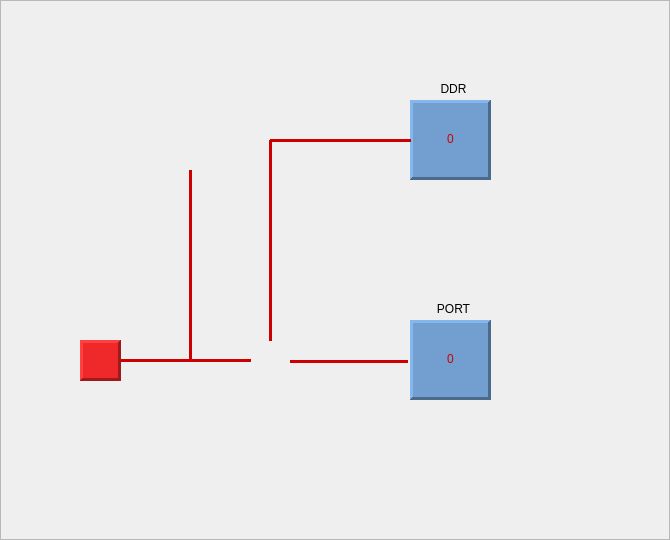
<?xml version="1.0" encoding="UTF-8"?>
<ui version="4.0">
 <class>Frame</class>
 <widget class="QFrame" name="Frame">
  <property name="geometry">
   <rect>
    <x>0</x>
    <y>0</y>
    <width>670</width>
    <height>540</height>
   </rect>
  </property>
  <property name="windowTitle">
   <string>Frame</string>
  </property>
  <property name="styleSheet">
   <string notr="true">color: rgb(204, 0, 0);</string>
  </property>
  <property name="frameShape">
   <enum>QFrame::StyledPanel</enum>
  </property>
  <property name="frameShadow">
   <enum>QFrame::Raised</enum>
  </property>
  <widget class="QFrame" name="ddrRegisterFrame">
   <property name="geometry">
    <rect>
     <x>410</x>
     <y>100</y>
     <width>81</width>
     <height>80</height>
    </rect>
   </property>
   <property name="autoFillBackground">
    <bool>false</bool>
   </property>
   <property name="styleSheet">
    <string notr="true">background-color: rgb(114, 159, 207);</string>
   </property>
   <property name="frameShape">
    <enum>QFrame::Panel</enum>
   </property>
   <property name="frameShadow">
    <enum>QFrame::Raised</enum>
   </property>
   <property name="lineWidth">
    <number>3</number>
   </property>
   <widget class="QLabel" name="ddrValueLabel">
    <property name="geometry">
     <rect>
      <x>20</x>
      <y>30</y>
      <width>41</width>
      <height>17</height>
     </rect>
    </property>
    <property name="text">
     <string>0</string>
    </property>
    <property name="alignment">
     <set>Qt::AlignCenter</set>
    </property>
   </widget>
  </widget>
  <widget class="QFrame" name="portRegisterFrame">
   <property name="geometry">
    <rect>
     <x>410</x>
     <y>320</y>
     <width>81</width>
     <height>80</height>
    </rect>
   </property>
   <property name="styleSheet">
    <string notr="true">background-color: rgb(114, 159, 207);</string>
   </property>
   <property name="frameShape">
    <enum>QFrame::Panel</enum>
   </property>
   <property name="frameShadow">
    <enum>QFrame::Raised</enum>
   </property>
   <property name="lineWidth">
    <number>3</number>
   </property>
   <widget class="QLabel" name="portValueLabel">
    <property name="geometry">
     <rect>
      <x>20</x>
      <y>30</y>
      <width>41</width>
      <height>17</height>
     </rect>
    </property>
    <property name="text">
     <string>0</string>
    </property>
    <property name="alignment">
     <set>Qt::AlignCenter</set>
    </property>
   </widget>
  </widget>
  <widget class="Line" name="portLine">
   <property name="geometry">
    <rect>
     <x>290</x>
     <y>360</y>
     <width>118</width>
     <height>3</height>
    </rect>
   </property>
   <property name="frameShadow">
    <enum>QFrame::Plain</enum>
   </property>
   <property name="lineWidth">
    <number>3</number>
   </property>
   <property name="orientation">
    <enum>Qt::Horizontal</enum>
   </property>
  </widget>
  <widget class="Line" name="ddrLine1">
   <property name="geometry">
    <rect>
     <x>270</x>
     <y>130</y>
     <width>141</width>
     <height>20</height>
    </rect>
   </property>
   <property name="frameShadow">
    <enum>QFrame::Plain</enum>
   </property>
   <property name="lineWidth">
    <number>3</number>
   </property>
   <property name="orientation">
    <enum>Qt::Horizontal</enum>
   </property>
  </widget>
  <widget class="Line" name="ddrLine2">
   <property name="geometry">
    <rect>
     <x>260</x>
     <y>140</y>
     <width>20</width>
     <height>201</height>
    </rect>
   </property>
   <property name="frameShadow">
    <enum>QFrame::Plain</enum>
   </property>
   <property name="lineWidth">
    <number>3</number>
   </property>
   <property name="orientation">
    <enum>Qt::Vertical</enum>
   </property>
  </widget>
  <widget class="Line" name="pinLine">
   <property name="geometry">
    <rect>
     <x>120</x>
     <y>350</y>
     <width>131</width>
     <height>21</height>
    </rect>
   </property>
   <property name="frameShadow">
    <enum>QFrame::Plain</enum>
   </property>
   <property name="lineWidth">
    <number>3</number>
   </property>
   <property name="orientation">
    <enum>Qt::Horizontal</enum>
   </property>
  </widget>
  <widget class="QFrame" name="pinOutputFrame">
   <property name="geometry">
    <rect>
     <x>80</x>
     <y>340</y>
     <width>41</width>
     <height>41</height>
    </rect>
   </property>
   <property name="styleSheet">
    <string notr="true">background-color: rgb(239, 41, 41);</string>
   </property>
   <property name="frameShape">
    <enum>QFrame::Panel</enum>
   </property>
   <property name="frameShadow">
    <enum>QFrame::Raised</enum>
   </property>
   <property name="lineWidth">
    <number>3</number>
   </property>
  </widget>
  <widget class="Line" name="pullupLine">
   <property name="geometry">
    <rect>
     <x>180</x>
     <y>170</y>
     <width>20</width>
     <height>191</height>
    </rect>
   </property>
   <property name="styleSheet">
    <string notr="true"/>
   </property>
   <property name="frameShadow">
    <enum>QFrame::Plain</enum>
   </property>
   <property name="lineWidth">
    <number>3</number>
   </property>
   <property name="orientation">
    <enum>Qt::Vertical</enum>
   </property>
  </widget>
  <widget class="QLabel" name="ddrLabel">
   <property name="geometry">
    <rect>
     <x>420</x>
     <y>80</y>
     <width>67</width>
     <height>17</height>
    </rect>
   </property>
   <property name="styleSheet">
    <string notr="true">color: rgb(0, 0, 0);</string>
   </property>
   <property name="text">
    <string>DDR</string>
   </property>
   <property name="alignment">
    <set>Qt::AlignCenter</set>
   </property>
  </widget>
  <widget class="QLabel" name="portLabel">
   <property name="geometry">
    <rect>
     <x>420</x>
     <y>300</y>
     <width>67</width>
     <height>17</height>
    </rect>
   </property>
   <property name="styleSheet">
    <string notr="true">color: rgb(0, 0, 0);</string>
   </property>
   <property name="text">
    <string>PORT</string>
   </property>
   <property name="alignment">
    <set>Qt::AlignCenter</set>
   </property>
  </widget>
  <widget class="QLabel" name="label">
   <property name="geometry">
    <rect>
     <x>150</x>
     <y>120</y>
     <width>81</width>
     <height>71</height>
    </rect>
   </property>
   <property name="text">
    <string>&lt;html&gt;&lt;head/&gt;&lt;body&gt;&lt;p&gt;&lt;img src=&quot;:/image/Images/pullupResistor.png&quot;/&gt;&lt;/p&gt;&lt;/body&gt;&lt;/html&gt;</string>
   </property>
  </widget>
  <widget class="QLabel" name="label_2">
   <property name="geometry">
    <rect>
     <x>250</x>
     <y>340</y>
     <width>41</width>
     <height>31</height>
    </rect>
   </property>
   <property name="text">
    <string>&lt;html&gt;&lt;head/&gt;&lt;body&gt;&lt;p&gt;&lt;img src=&quot;:/image/Images/multiplexer.png&quot;/&gt;&lt;/p&gt;&lt;/body&gt;&lt;/html&gt;</string>
   </property>
  </widget>
  <widget class="QLabel" name="label_3">
   <property name="geometry">
    <rect>
     <x>180</x>
     <y>350</y>
     <width>16</width>
     <height>16</height>
    </rect>
   </property>
   <property name="text">
    <string>&lt;html&gt;&lt;head/&gt;&lt;body&gt;&lt;p&gt;&lt;img src=&quot;:/image/Images/connection.png&quot;/&gt;&lt;/p&gt;&lt;/body&gt;&lt;/html&gt;</string>
   </property>
  </widget>
  <widget class="QLabel" name="label_4">
   <property name="geometry">
    <rect>
     <x>260</x>
     <y>130</y>
     <width>16</width>
     <height>16</height>
    </rect>
   </property>
   <property name="text">
    <string>&lt;html&gt;&lt;head/&gt;&lt;body&gt;&lt;p&gt;&lt;img src=&quot;:/image/Images/connection.png&quot;/&gt;&lt;/p&gt;&lt;/body&gt;&lt;/html&gt;</string>
   </property>
  </widget>
  <zorder>ddrRegisterFrame</zorder>
  <zorder>portRegisterFrame</zorder>
  <zorder>portLine</zorder>
  <zorder>ddrLine1</zorder>
  <zorder>ddrLine2</zorder>
  <zorder>pinLine</zorder>
  <zorder>pinOutputFrame</zorder>
  <zorder>pullupLine</zorder>
  <zorder>ddrLabel</zorder>
  <zorder>portLabel</zorder>
  <zorder>label_2</zorder>
  <zorder>label_3</zorder>
  <zorder>label_4</zorder>
  <zorder>label</zorder>
 </widget>
 <resources>
  <include location="../../Resources/img.qrc"/>
 </resources>
 <connections/>
</ui>
